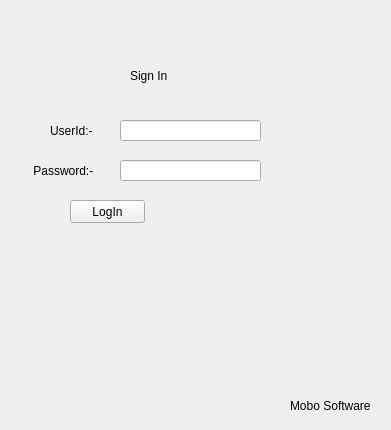
<?xml version="1.0" encoding="UTF-8"?>
<ui version="4.0">
 <class>Frame</class>
 <widget class="QFrame" name="Frame">
  <property name="geometry">
   <rect>
    <x>0</x>
    <y>0</y>
    <width>391</width>
    <height>430</height>
   </rect>
  </property>
  <property name="windowTitle">
   <string>Frame</string>
  </property>
  <property name="styleSheet">
   <string notr="true">QWidget#Frame{background-color: rgb(137, 101, 255);}
font: 12pt &quot;Kristen ITC&quot;;
</string>
  </property>
  <widget class="QLabel" name="label">
   <property name="geometry">
    <rect>
     <x>130</x>
     <y>60</y>
     <width>81</width>
     <height>31</height>
    </rect>
   </property>
   <property name="styleSheet">
    <string notr="true">font: 16pt &quot;Algerian&quot;;</string>
   </property>
   <property name="text">
    <string>Sign In</string>
   </property>
  </widget>
  <widget class="QLineEdit" name="txtuser">
   <property name="geometry">
    <rect>
     <x>120</x>
     <y>120</y>
     <width>141</width>
     <height>21</height>
    </rect>
   </property>
  </widget>
  <widget class="QLabel" name="label_2">
   <property name="geometry">
    <rect>
     <x>50</x>
     <y>120</y>
     <width>61</width>
     <height>21</height>
    </rect>
   </property>
   <property name="styleSheet">
    <string notr="true">font: 10pt &quot;MS Shell Dlg 2&quot;;</string>
   </property>
   <property name="text">
    <string>UserId:-</string>
   </property>
  </widget>
  <widget class="QLabel" name="label_3">
   <property name="geometry">
    <rect>
     <x>30</x>
     <y>160</y>
     <width>71</width>
     <height>21</height>
    </rect>
   </property>
   <property name="styleSheet">
    <string notr="true">font: 10pt &quot;MS Shell Dlg 2&quot;;</string>
   </property>
   <property name="text">
    <string> Password:-</string>
   </property>
  </widget>
  <widget class="QLineEdit" name="txtpass">
   <property name="geometry">
    <rect>
     <x>120</x>
     <y>160</y>
     <width>141</width>
     <height>21</height>
    </rect>
   </property>
   <property name="echoMode">
    <enum>QLineEdit::Password</enum>
   </property>
  </widget>
  <widget class="QPushButton" name="btnsubmit">
   <property name="geometry">
    <rect>
     <x>70</x>
     <y>200</y>
     <width>75</width>
     <height>23</height>
    </rect>
   </property>
   <property name="text">
    <string>LogIn</string>
   </property>
  </widget>
  <widget class="QLabel" name="label_4">
   <property name="geometry">
    <rect>
     <x>290</x>
     <y>390</y>
     <width>101</width>
     <height>31</height>
    </rect>
   </property>
   <property name="styleSheet">
    <string notr="true">font: 10pt &quot;MS Shell Dlg 2&quot;;</string>
   </property>
   <property name="text">
    <string>Mobo Software</string>
   </property>
  </widget>
 </widget>
 <resources/>
 <connections/>
</ui>
